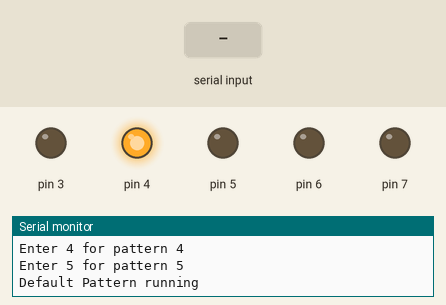
A sketch run on a simulated Arduino Uno, built with avr-gcc and run on an emulated ATmega328P. Shown: output pins drawn as LEDs (lit = HIGH), the last lines printed to the serial monitor. The inputs (shaded band) are chosen by the test bench.

Above: at 1.2 s.
1.3 s: "3\n" received over Serial
At 4.0 s:
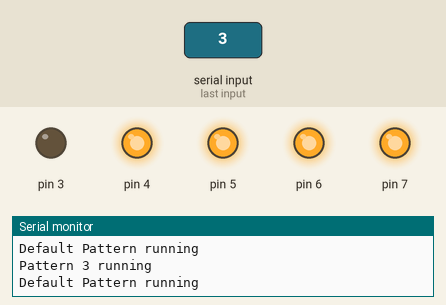
4.3 s: "90,45\n" received over Serial
At 6.4 s:
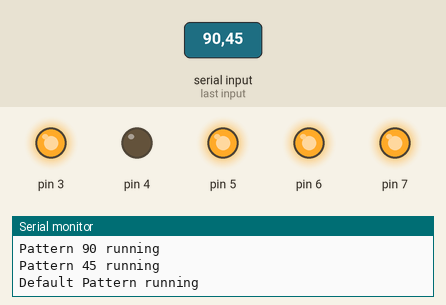
7.3 s: "30,150\n" received over Serial
At 9.9 s:
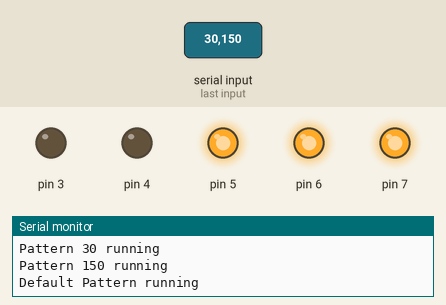
10.3 s: "1\n" received over Serial
Timing chart, 0 to 19.5 s (numbered marks = the images above; inputs shaded):
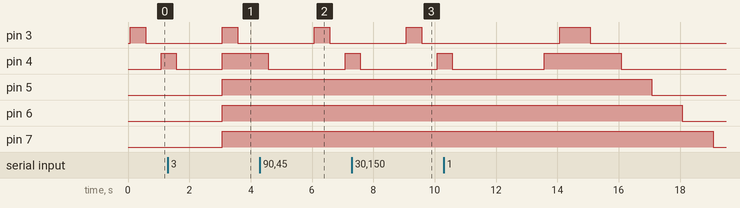

Measured:
- after the input at 1.3 s, pin 3: LOW → HIGH after 1.8 s, → LOW 0.50 s later; pin 6: goes on until 3.1 s, then stays HIGH; pin 7: LOW → HIGH after 1.8 s instead of 2.8 s
- after the input at 4.3 s, pin 3: LOW → HIGH after 1.8 s, → LOW 0.50 s later; pin 5: stays HIGH (without the input it goes to LOW after 1.3 s); pin 6: stays HIGH (without the input it goes to LOW after 2.3 s)
- after the input at 7.3 s, pin 3: LOW → HIGH after 1.8 s, → LOW 0.50 s later; pin 5: stays HIGH (without the input it goes to LOW after 1.3 s); pin 6: stays HIGH (without the input it goes to LOW after 2.3 s)

The sketch:

Blink_Serial.ino
```cpp
void setup() {
  Serial.begin(9600);
  for (int i = 7; i >= 3;) {
    pinMode(i, OUTPUT);
    i = i - 1;
  }
  for (int i = 1; i <= 5; i++) {
    Serial.println((String)"Enter " + i + " for pattern " + i);
  }
}

int delayTime = 500;
int pattern = 0;
int newPattern = 0;

bool checkSerial() {
  if (Serial.available() > 0) {
    newPattern = Serial.parseInt();
    if ((newPattern != pattern)) {
      if ((newPattern > 0)) {
        pattern = newPattern;
        newPattern = 0;
        Serial.println((String)"Pattern " + pattern + " running");
        return true;
      }
    }
  }
}

void loop() {
  checkSerial();
  if (pattern == 1) {
    patternOne();
  } else if (pattern == 2) {
    patternTwo();
  } else if (pattern == 3) {
    patternThree();
  } else if (pattern == 4) {
    patternFour();
  } else if (pattern == 5) {
    patternFive();
  } else {
    Serial.println("Default Pattern running");
    defaultPattern();
  }
}


void patternOne() {
  //1
  for (int i = 7; i >= 3;) {
    if (checkSerial()) break;
    digitalWrite(i, HIGH);
    i = i - 1;
    delay(delayTime);
  }
  pattern = 0;
}

void patternTwo() {
  //2
  for (int i = 3; i <= 7;) {
    if (checkSerial()) break;
    digitalWrite(i, HIGH);
    delay(delayTime);
    i = i + 1;
  }
  pattern = 0;
}

void patternThree() {
  //3
  for (int i = 3; i <= 7;) {
    if (checkSerial()) break;
    digitalWrite(i, HIGH);
    i = i + 1;
  }
  //3
  for (int i = 7; i <= 3;) {
    if (checkSerial()) break;
    digitalWrite(i, LOW);
    i = i - 1;
  }
  pattern = 0;
}

void patternFour() {
  for (int i = 3; i <= 7;) {
    if (checkSerial()) break;
    digitalWrite(i, HIGH);
    i = i + 1;
  }
  delay(delayTime);
  pattern = 0;

}

void patternFive() {
  //4
  for (int i = 7; i >= 3;) {
    if (checkSerial()) break;
    digitalWrite(i, HIGH);
    i = i - 1;
    delay(delayTime);
  }
  for (int i = 7; i >= 3;) {
    if (checkSerial()) break;
    digitalWrite(i, LOW);
    i = i - 1;
    delay(delayTime);
  }
  pattern = 0;
}

void defaultPattern() {
  for (int i = 3; i <= 7;) {
    if (checkSerial()) break;
    digitalWrite(i, HIGH);
    delay(delayTime);
    digitalWrite(i, LOW);
    delay(delayTime);
    i = i + 1;
  }
}
```
